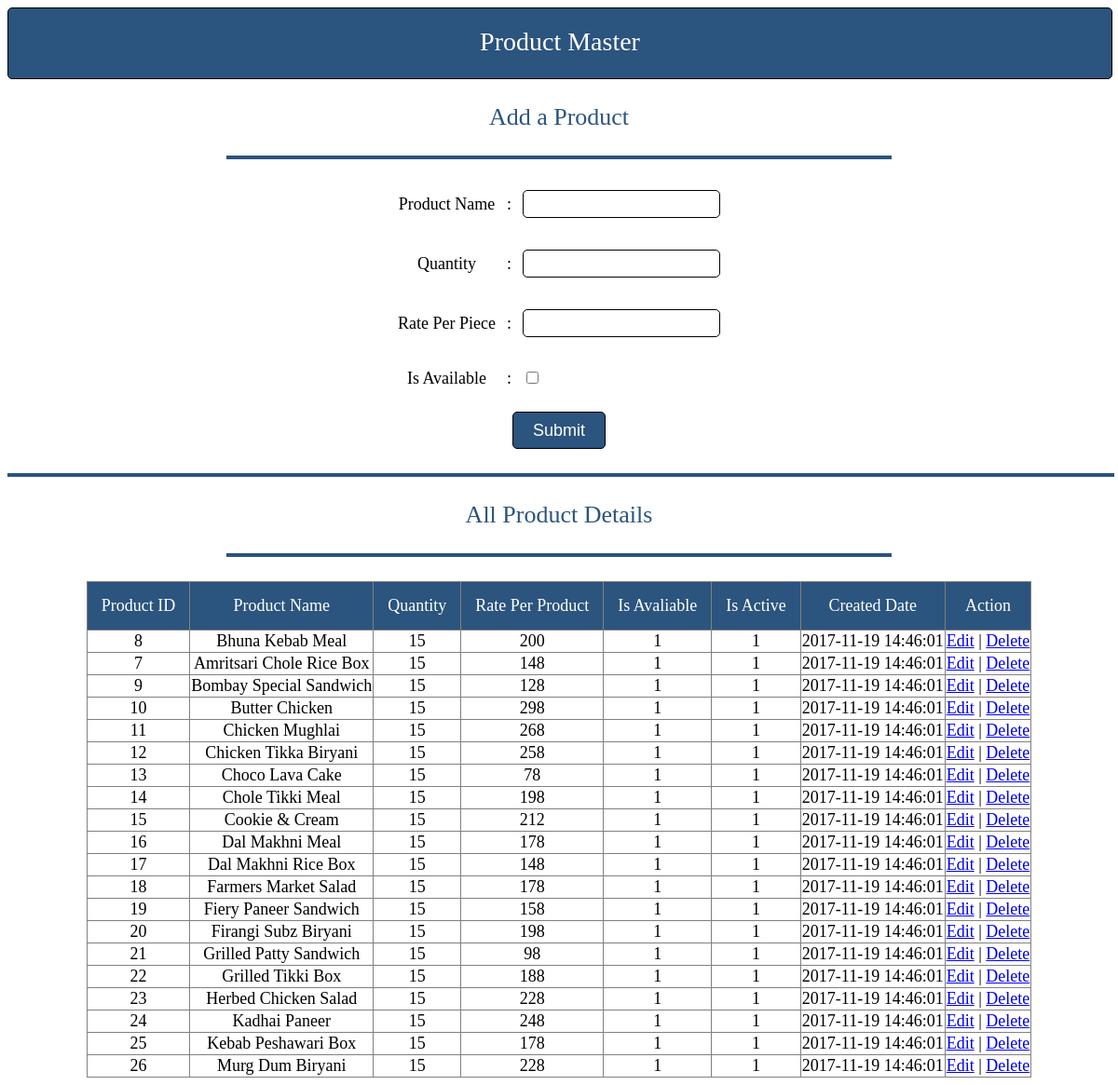
Page /admin/product-master.php on the committed database.
### tables this page shows
CREATE TABLE IF NOT EXISTS `productmaster` (
  `ProdctID` int(11) NOT NULL AUTO_INCREMENT,
  `ProductName` varchar(100) NOT NULL,
  `Quantity` int(11) NOT NULL,
  `RatePerProduct` int(11) NOT NULL,
  `IsAvaliable` bit(1) NOT NULL DEFAULT b'0',
  `IsActive` bit(1) NOT NULL DEFAULT b'1',
  `CreatedDate` datetime NOT NULL DEFAULT CURRENT_TIMESTAMP,
  PRIMARY KEY (`ProdctID`)
);

### admin/product-master.php (the view, shortened to what this page needs)
<?php
include 'db.php';
$result = $conn->query("SELECT * FROM productmaster");
?>
<!DOCTYPE html>
<html>
<head>
</head>
<body>
	<font face="calibri">
	<form action="product-master.php" id="form1"  method="post" name="product_masterform">
	<div class="pmaster">
		<p align="center" class="ptext">Product Master</p>
	</div>
	<p class="padd">Add a Product</p>
	<hr class="hrafter"><br />
	<table  align="center">
	<tr >
		<td class="tdedit">
			Product Name
		</td>
		<td class="tdedit">
			:
		</td>
		<td class="tdedit">
			<input id="txtName" class="txtedit" maxlength="50" type="text" name="ProductName">
		</td>
	</tr>
	<tr>
		<td colspan="3"><br></td>
	</tr>
	<tr>
		<td class="tdedit">
		Quantity
		</td>
		<td class="tdedit">
			:
		</td>
		<td class="tdedit">
			<input type="number" class="txtedit" maxlength="10" name="Quantity">
		</td>
	</tr>
	<tr>
		<td colspan="3"><br></td>
	</tr>
	<tr>
		<td class="tdedit">
		Rate Per Piece
		</td>
		<td class="tdedit">
			:
		</td>
		<td class="tdedit">
			<input type="number" class="txtedit" maxlength="5" name="RatePerProduct" required>
		</td>
	</tr>
	<tr>
		<td colspan="3"><br></td>
	</tr>
	<tr>
		<td class="tdedit">
		Is Available
		</td>
		<td class="tdedit">
			:
		</td>
		<td class="tdedit" style="text-align: left;">
			<input type="checkbox" name="IsAvaliable" required>
		</td>
	</tr>
</table>
<br />
<div align="center">
	<input id="editbtn" type="submit" value="Submit" name="Submit">
</div>
<br />
<hr class="hra">
<p class="padd">All Product Details</p>
<hr class="hrafter">
<br />
<table align="center" border="1" style="border-collapse: collapse; font-size: 18px; padding: 10px;">
	<thead style="background-color: #2B547E; color: white; text-align: center;">
		<tr>
			<td class="tdpad">Product ID</td>
			<td class="tdpad">Product Name</td>
			<td class="tdpad">Quantity</td>
			<td class="tdpad">Rate Per Product</td>
			<td class="tdpad">Is Avaliable</td>
			<td class="tdpad">Is Active</td>
			<td class="tdpad">Created Date</td>
			<td class="tdpad">Action</td>
		</tr>
	</thead>
	<tbody style="text-align: center; padding: 10px;">
		<?php
			if($result != null && $result->num_rows > 0 ) {
				while ($row = $result->fetch_assoc()) {
					echo "<tr>";
						echo "<td>".$row["ProdctID"]."</td>";
						echo "<td>".$row["ProductName"]."</td>";
						echo "<td>".$row["Quantity"]."</td>";
						echo "<td>".$row["RatePerProduct"]."</td>";
						echo "<td>".$row["IsAvaliable"]."</td>";
						echo "<td>".$row["IsActive"]."</td>";
						echo "<td>".$row["CreatedDate"]."</td>";
						echo "<td><a class='clslink' href='editproduct.php?id=".$row["ProdctID"]."'>Edit</a> | <a class='clslink' href='product-master.php?id=".$row["ProdctID"]."'>Delete</a></td>";
					echo "</tr>";
				}
			}
		?>
	</tbody>
</table>
</form>
</font>
</body>
</html>

### admin/product-master.php (style rules this page uses)
.pmaster { background-color: #2b547e; color: white; font-size: 28px; font-family: calibri; width: 100%; height: 75px; border: 1px solid black; border-radius: 5px; }
.ptext { font-size: 28px; font-family: calibri; line-height: 15px; }
.padd { font-size: 26px; color: #2b547e; text-align: center; }
.hrafter { width: 60%; border: 2px solid #2b547e; }
.hra { width: 100%; border: 2px solid #2B547E; }
.tdedit { text-align: center; font-size: 18px; padding: 5px; }
.txtedit { font-size: 16px; padding: 5px; width: 200px; border: 1px solid black; border-radius: 5px; font-family: calibri; }
#editbtn { width: 100px; height: 40px; font-size: 18px; border: 1px solid black; background-color: #2B547E; color: white; border-radius: 5px; }
.tdpad { padding: 15px; }

### rows in the picture
productmaster: ProdctID "8", ProductName "Bhuna Kebab Meal", Quantity "15", RatePerProduct "200", IsAvaliable "1", IsActive "1", CreatedDate "2017-11-19 14:46:01"
productmaster: ProdctID "7", ProductName "Amritsari Chole Rice Box", Quantity "15", RatePerProduct "148", IsAvaliable "1", IsActive "1", CreatedDate "2017-11-19 14:46:01"
productmaster: ProdctID "9", ProductName "Bombay Special Sandwich", Quantity "15", RatePerProduct "128", IsAvaliable "1", IsActive "1", CreatedDate "2017-11-19 14:46:01"
productmaster: ProdctID "10", ProductName "Butter Chicken", Quantity "15", RatePerProduct "298", IsAvaliable "1", IsActive "1", CreatedDate "2017-11-19 14:46:01"
productmaster: ProdctID "11", ProductName "Chicken Mughlai", Quantity "15", RatePerProduct "268", IsAvaliable "1", IsActive "1", CreatedDate "2017-11-19 14:46:01"
productmaster: ProdctID "12", ProductName "Chicken Tikka Biryani", Quantity "15", RatePerProduct "258", IsAvaliable "1", IsActive "1", CreatedDate "2017-11-19 14:46:01"
productmaster: ProdctID "13", ProductName "Choco Lava Cake", Quantity "15", RatePerProduct "78", IsAvaliable "1", IsActive "1", CreatedDate "2017-11-19 14:46:01"
productmaster: ProdctID "14", ProductName "Chole Tikki Meal", Quantity "15", RatePerProduct "198", IsAvaliable "1", IsActive "1", CreatedDate "2017-11-19 14:46:01"
productmaster: ProdctID "15", ProductName "Cookie & Cream", Quantity "15", RatePerProduct "212", IsAvaliable "1", IsActive "1", CreatedDate "2017-11-19 14:46:01"
productmaster: ProdctID "16", ProductName "Dal Makhni Meal", Quantity "15", RatePerProduct "178", IsAvaliable "1", IsActive "1", CreatedDate "2017-11-19 14:46:01"
productmaster: ProdctID "17", ProductName "Dal Makhni Rice Box", Quantity "15", RatePerProduct "148", IsAvaliable "1", IsActive "1", CreatedDate "2017-11-19 14:46:01"
productmaster: ProdctID "18", ProductName "Farmers Market Salad", Quantity "15", RatePerProduct "178", IsAvaliable "1", IsActive "1", CreatedDate "2017-11-19 14:46:01"
productmaster: ProdctID "19", ProductName "Fiery Paneer Sandwich", Quantity "15", RatePerProduct "158", IsAvaliable "1", IsActive "1", CreatedDate "2017-11-19 14:46:01"
productmaster: ProdctID "20", ProductName "Firangi Subz Biryani", Quantity "15", RatePerProduct "198", IsAvaliable "1", IsActive "1", CreatedDate "2017-11-19 14:46:01"
productmaster: ProdctID "21", ProductName "Grilled Patty Sandwich", Quantity "15", RatePerProduct "98", IsAvaliable "1", IsActive "1", CreatedDate "2017-11-19 14:46:01"
productmaster: ProdctID "22", ProductName "Grilled Tikki Box", Quantity "15", RatePerProduct "188", IsAvaliable "1", IsActive "1", CreatedDate "2017-11-19 14:46:01"
productmaster: ProdctID "23", ProductName "Herbed Chicken Salad", Quantity "15", RatePerProduct "228", IsAvaliable "1", IsActive "1", CreatedDate "2017-11-19 14:46:01"
productmaster: ProdctID "24", ProductName "Kadhai Paneer", Quantity "15", RatePerProduct "248", IsAvaliable "1", IsActive "1", CreatedDate "2017-11-19 14:46:01"
productmaster: ProdctID "25", ProductName "Kebab Peshawari Box", Quantity "15", RatePerProduct "178", IsAvaliable "1", IsActive "1", CreatedDate "2017-11-19 14:46:01"
productmaster: ProdctID "26", ProductName "Murg Dum Biryani", Quantity "15", RatePerProduct "228", IsAvaliable "1", IsActive "1", CreatedDate "2017-11-19 14:46:01"
